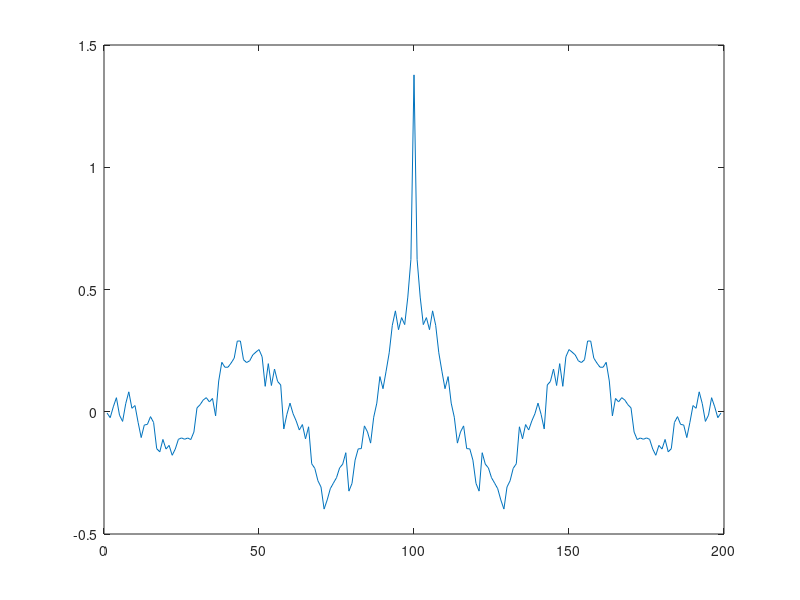
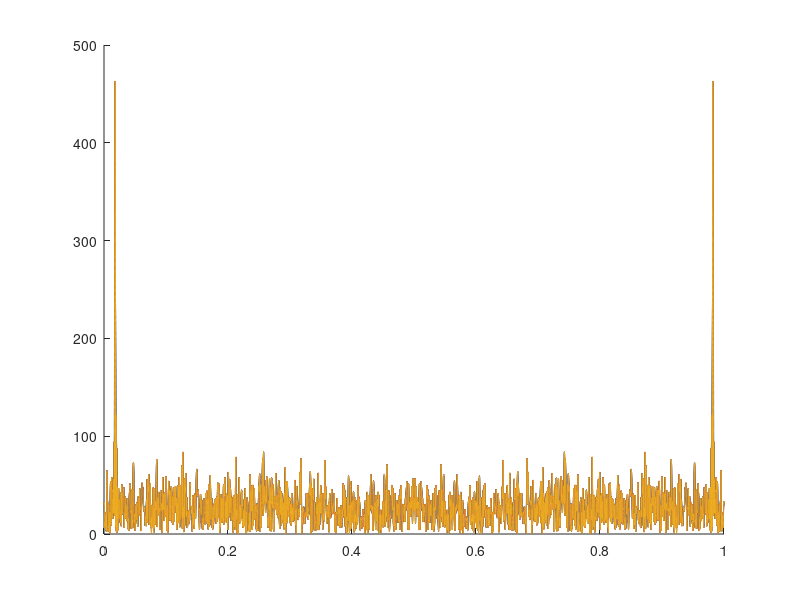

Write the MATLAB code that produced these figures, in order.
clear all;
close all;

%%%
% 7.4.1 Autocorrelation d'un sinus bruite
%%%

N = 100;
fs = 18;
fe = 1000;
f = fs/fe;
SNR = -7;
mu = 0;
sigma2 = 1;

% Generation du signal en entree
x = 1:N;
signalEntree = sin(2*pi*f .* x);
% Generation d'un bruit blanc gaussien
bruit = randn(1, N) * sqrt(sigma2) + mu;
% Signal bruite
signalBruite = signalEntree + bruit;

% Autocorrelartion
R = xcorr(signalBruite, 'biased');

plot(R);

%%%
% 7.4.2 Transformee de Fourier numerique d'une sinusoide : effet du zero padding
%%%

N = 1000;
fs = 18;
fe = 1000;
f = fs/fe;
SNR = -7;
mu = 0;
sigma2 = 1;

% Generation du signal en entree
x = 1:N;
signalEntree = sin(2*pi*f .* x);
% Generation d'un bruit blanc gaussien
bruit = randn(1, N) * sqrt(sigma2) + mu;
% Signal bruite
signalBruite = signalEntree + bruit;

% Zero padding
figure();
hold on;
nfft = 2^nextpow2(N);
for iPadding = 1:10
    curfft = fft(signalBruite, nfft);
    x = 0:1/nfft:(1-1/nfft);
    plot(x, abs(curfft));
    nfft = nfft*2;
end;
hold off;